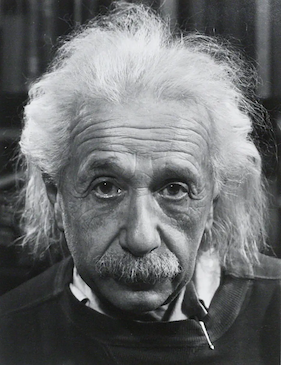
#> input picture AIChatbot/einstein.png, 281 x 365 px, given in place of the camera
$ python main.py
#> lines starting #> are read from the running program, lines starting #| are printed output that depends on the picture
import os
import cv2
import time
from emailing import send_email
import glob
from threading import Thread

video= cv2.VideoCapture(0)
time.sleep(1)
firstFrame = None
status_list = []
count=1

def clean_folder():
    print("cleaning folder started")
    images = glob.glob("images/*")
    for image in images:
        os.remove(image)
    print("cleaning folder finished")

while True:
    status=0
    check, frame = video.read()
#> frame is the input picture: shape (365, 281, 3); mean B, G, R 109.5, 108.4, 106.4

    grey_frame = cv2.cvtColor(frame, cv2.COLOR_BGR2GRAY)
    grey_frame_Gau = cv2.GaussianBlur(grey_frame, (21, 21), 0)
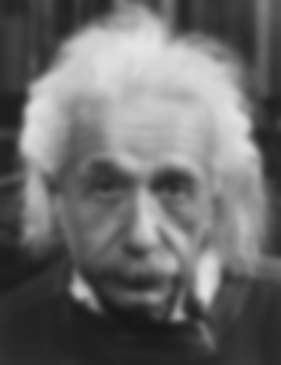
#> grey_frame_Gau: shape (365, 281); min 23, max 229, mean 108

    if firstFrame is None:
        firstFrame = grey_frame_Gau

    delta_frame = cv2.absdiff(firstFrame, grey_frame_Gau)
#> delta_frame: shape (365, 281); every value is 0

    thresh_frame =  cv2.threshold(delta_frame, 60, 255, cv2.THRESH_BINARY)[1]
    dil_frame = cv2.dilate(thresh_frame, None, iterations=2)
    cv2.imshow('My video', dil_frame)

    contours,check = cv2.findContours(dil_frame, cv2.RETR_TREE,
                                      cv2.CHAIN_APPROX_SIMPLE)
#> contours = []; check = None

    for contour in contours:
        if cv2.contourArea(contour) < 5000:
            continue
        x,y,w,h = cv2.boundingRect(contour)
        rectangle = cv2.rectangle(frame,(x,y),(x+w,y+h),(0,255,0),3)
        if rectangle.any():
            status =1
            cv2.imwrite(f"images/{count}", frame)
            count = count + 1
        all_images = glob.glob("images/*.png")
        middle_image = int(len(all_images)/2)
        image_to_send = all_images[middle_image]
    status_list.append(status)
    status_list = status_list[-2:]
    if status_list[0] ==1 and status_list[1] == 0:
        email_thread = Thread(target = send_email,args = (image_to_send,))
        email_thread.daemon = True
        clean_thread = Thread(target = clean_folder)
        clean_thread.daemon = True
        email_thread.start()
    cv2.imshow('My video', frame)
    key = cv2.waitKey(1)
#> (key q is pressed here)


    if key == ord('q'):
        break
video.release()
#> (the run stopped early here; a loop or call above may not have finished)
